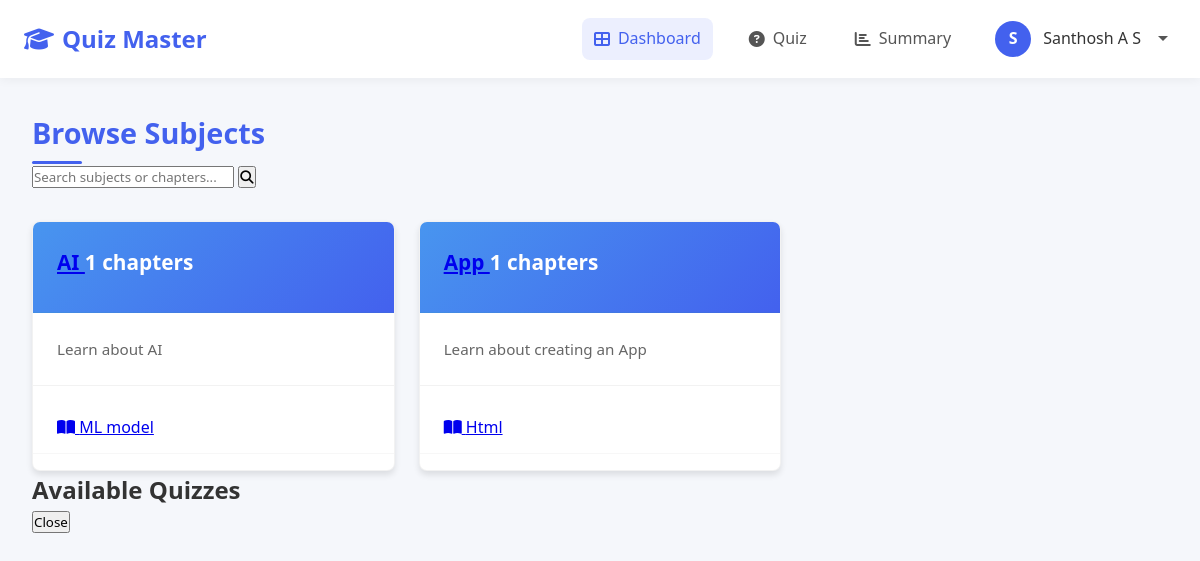
Screenshot of /user/dashboard (signed in) with the database file from the repository.
### app.py (models this page shows, shortened)
class User(db.Model):
    __table_args__ = {'extend_existing': True}
    id = db.Column(db.Integer, primary_key=True)
    email = db.Column(db.String(120), unique=True, nullable=False)
    password = db.Column(db.String(200), nullable=False)
    full_name = db.Column(db.String(100), nullable=False)
    qualification = db.Column(db.String(100), nullable=False)
    dob = db.Column(db.Date, nullable=False)
    is_admin = db.Column(db.Boolean, default=False)
    quiz_attempts = db.relationship(
        'QuizAttempt', back_populates='user', lazy=True,
        cascade="all, delete-orphan"
    )

class Subject(db.Model):
    id = db.Column(db.Integer, primary_key=True)
    name = db.Column(db.String(100), nullable=False)
    description = db.Column(db.Text, nullable=True)
    created_at = db.Column(db.DateTime, default=datetime.utcnow)
    chapters = db.relationship('Chapter', backref='subject', lazy=True, cascade="all, delete-orphan")

class Chapter(db.Model):
    id = db.Column(db.Integer, primary_key=True)
    name = db.Column(db.String(100), nullable=False)
    description = db.Column(db.Text, nullable=True)
    subject_id = db.Column(db.Integer, db.ForeignKey('subject.id'), nullable=False)
    created_at = db.Column(db.DateTime, default=datetime.utcnow)

### app.py (the view)
@app.route('/user/dashboard')
@login_required
def user_dashboard():
    subjects = Subject.query.order_by(Subject.created_at.desc()).all()
    return render_template('user/user_dashboard.html', active_page='home', subjects=subjects)

### app.py (called while the page is built)
def get_current_user():
    if 'user_id' in session:
        return User.query.get(session['user_id'])
    return None

@app.context_processor
def utility_processor():
    return dict(current_user=get_current_user())

def login_required(f):
    @wraps(f)
    def decorated_function(*args, **kwargs):
        if 'user_id' not in session:
            flash('Please login first.', 'error')
            return redirect(url_for('login'))
        return f(*args, **kwargs)
    return decorated_function

### templates/user/user_dashboard.html (shortened to what this page needs)
<!DOCTYPE html>
<html lang="en">
<head>
    <link rel="stylesheet" href="https://cdnjs.cloudflare.com/ajax/libs/font-awesome/6.4.0/css/all.min.css">
    <link rel="stylesheet" href="/static/user_navbar.css">
    <link rel="stylesheet" href="/static/dashboard.css">
</head>
<body>
    <nav class="navbar">
        <div class="nav-container">
            <div class="brand">
                <i class="fas fa-graduation-cap"></i>
                Quiz Master
            </div>
            <div class="nav-links">
                <a href="{{ url_for('user_dashboard') }}" {% if active_page == 'home' %}class="active"{% endif %}>
                    <i class="fas fa-th-large"></i> Dashboard
                </a>
                <a href="{{ url_for('user_quiz') }}" {% if active_page == 'quiz' %}class="active"{% endif %}>
                    <i class="fas fa-question-circle"></i> Quiz
                </a>
                <a href="{{ url_for('user_summary') }}" {% if active_page == 'summary' %}class="active"{% endif %}>
                    <i class="fas fa-chart-bar"></i> Summary
                </a>
                <div class="user-profile">
                    <div class="user-avatar">
                        {{ current_user.full_name[:1].upper() }}
                    </div>
                    <span class="user-name">{{ current_user.full_name }}</span>
                    <span class="dropdown-arrow"></span>
                </div>
            </div>
        </div>
    </nav>
    <main>
        <div class="dashboard-header">
            <h1 class="dashboard-title">Browse Subjects</h1>
            <div class="search-container">
                <input type="text" id="searchInput" placeholder="Search subjects or chapters...">
                <button class="search-btn">
                    <i class="fas fa-search"></i>
                </button>
            </div>
        </div>
        <div class="subjects-grid">
            {% for subject in subjects %}
            <div class="subject-card">
                <div class="subject-header">
                    <h3 class="subject-title">
                        <a href="#" class="subject-link" onclick="showQuizzes('subject', {{ subject.id }}, '{{ subject.name }}'); return false;">
                            {{ subject.name }}
                        </a>
                        <span class="chapter-count">{{ subject.chapters|length }} chapters</span>
                    </h3>
                </div>
                <p class="subject-description">{{ subject.description or 'No description available' }}</p>
                <div class="chapters-list">
                    {% for chapter in subject.chapters %}
                    <div class="chapter-item">
                        <span>
                            <a href="#" class="chapter-link" onclick="showQuizzes('chapter', {{ chapter.id }}, '{{ chapter.name }}'); return false;">
                                <i class="fas fa-book-open"></i> {{ chapter.name }}
                            </a>
                        </span>
                    </div>
                    {% endfor %}
                </div>
            </div>
            {% else %}
            <div class="empty-state">
                <i class="fas fa-book"></i>
                <h3>No subjects available</h3>
                <p>There are currently no subjects available in your curriculum. Please check back later.</p>
            </div>
            {% endfor %}
        </div>
        <div id="quizzesModal" class="modal">
            <div class="modal-content">
                <h2 id="quizzesModalTitle">Available Quizzes</h2>
                <div class="form-actions">
                    <button type="button" class="btn btn-secondary" onclick="closeModal('quizzesModal')">Close</button>
                </div>
            </div>
        </div>
    </main>
</body>
</html>

### static/user_navbar.css (style rules this page uses)
:root { --primary-color: #2563eb; }
.brand { display: flex; align-items: center; font-size: 1.5rem; font-weight: 700; color: #2563eb; gap: 0.5rem; }
.navbar { background-color: white; box-shadow: 0 2px 10px rgba(0,0,0,0.05); padding: 0.8rem 1.5rem; position: sticky; top: 0; z-index: 1000; }
.nav-container { display: flex; justify-content: space-between; align-items: center; width: 100%; max-width: 1400px; margin: 0 auto; }
.brand { display: flex; align-items: center; font-size: 1.5rem; font-weight: 700; color: var(--primary-color); gap: 0.5rem; }
.nav-links { display: flex; align-items: center; gap: 1.5rem; margin-left: auto; }
.nav-links a { color: #555; text-decoration: none; font-weight: 500; display: flex; align-items: center; gap: 0.5rem; padding: 0.5rem 0.75rem; border-radius: 8px; transition: all 0.2s ease; }
.nav-links a.active { color: var(--primary-color); background-color: rgba(67, 97, 238, 0.1); }
.user-profile { position: relative; display: flex; align-items: center; gap: 0.75rem; cursor: pointer; padding: 0.5rem; border-radius: 8px; transition: background-color 0.2s ease; }
.user-avatar { width: 36px; height: 36px; background-color: var(--primary-color); color: white; border-radius: 50%; display: flex; align-items: center; justify-content: center; font-weight: 600; }
.user-name { font-weight: 500; }
.dropdown-arrow { display: inline-block; width: 0; height: 0; border-left: 5px solid transparent; border-right: 5px solid transparent; border-top: 5px solid #555; margin-left: 5px; }

### static/dashboard.css (style rules this page uses)
:root { --primary-color: #4361ee; --secondary-color: #3f37c9; --text-color: #333; --text-light: #666; --light-bg: #f8f9fa; --card-shadow: 0 4px 6px rgba(0, 0, 0, 0.1); }
* { margin: 0; padding: 0; box-sizing: border-box; font-family: 'Segoe UI', Tahoma, Geneva, Verdana, sans-serif; }
body { background-color: #f5f7fb; color: var(--text-color); line-height: 1.6; }
main { max-width: 1200px; margin: 2rem auto; padding: 0 2rem; }
.dashboard-header { margin-bottom: 2rem; }
.dashboard-title { font-size: 1.8rem; color: var(--primary-color); position: relative; padding-bottom: 0.5rem; }
.dashboard-title::after { content: ''; position: absolute; left: 0; bottom: 0; width: 50px; height: 3px; background-color: var(--primary-color); border-radius: 3px; }
.subjects-grid { display: grid; grid-template-columns: repeat(auto-fill, minmax(300px, 1fr)); gap: 1.5rem; }
.subject-card { background-color: white; border-radius: 8px; overflow: hidden; box-shadow: var(--card-shadow); transition: all 0.3s ease; border: 1px solid rgba(0, 0, 0, 0.05); }
.subject-header { padding: 1.5rem; border-bottom: 1px solid rgba(0, 0, 0, 0.05); background: linear-gradient(135deg, #4895ef, #4361ee); color: white; }
.subject-title { font-size: 1.3rem; margin-bottom: 0.5rem; }
.subject-description { padding: 1.5rem; color: var(--text-light); font-size: 0.95rem; border-bottom: 1px solid rgba(0, 0, 0, 0.05); }
.chapters-list { padding: 1rem 0; }
.chapter-item { padding: 0.8rem 1.5rem; display: flex; align-items: center; transition: all 0.3s ease; border-bottom: 1px solid rgba(0, 0, 0, 0.03); }

### rows the page displays
User: full_name "S", full_name "Santhosh A S"
Subject: name "AI", chapters|length "1", description "Learn about AI"
Chapter: name "ML model"
Subject: name "App", chapters|length "1", description "Learn about creating an App"
Chapter: name "Html"
